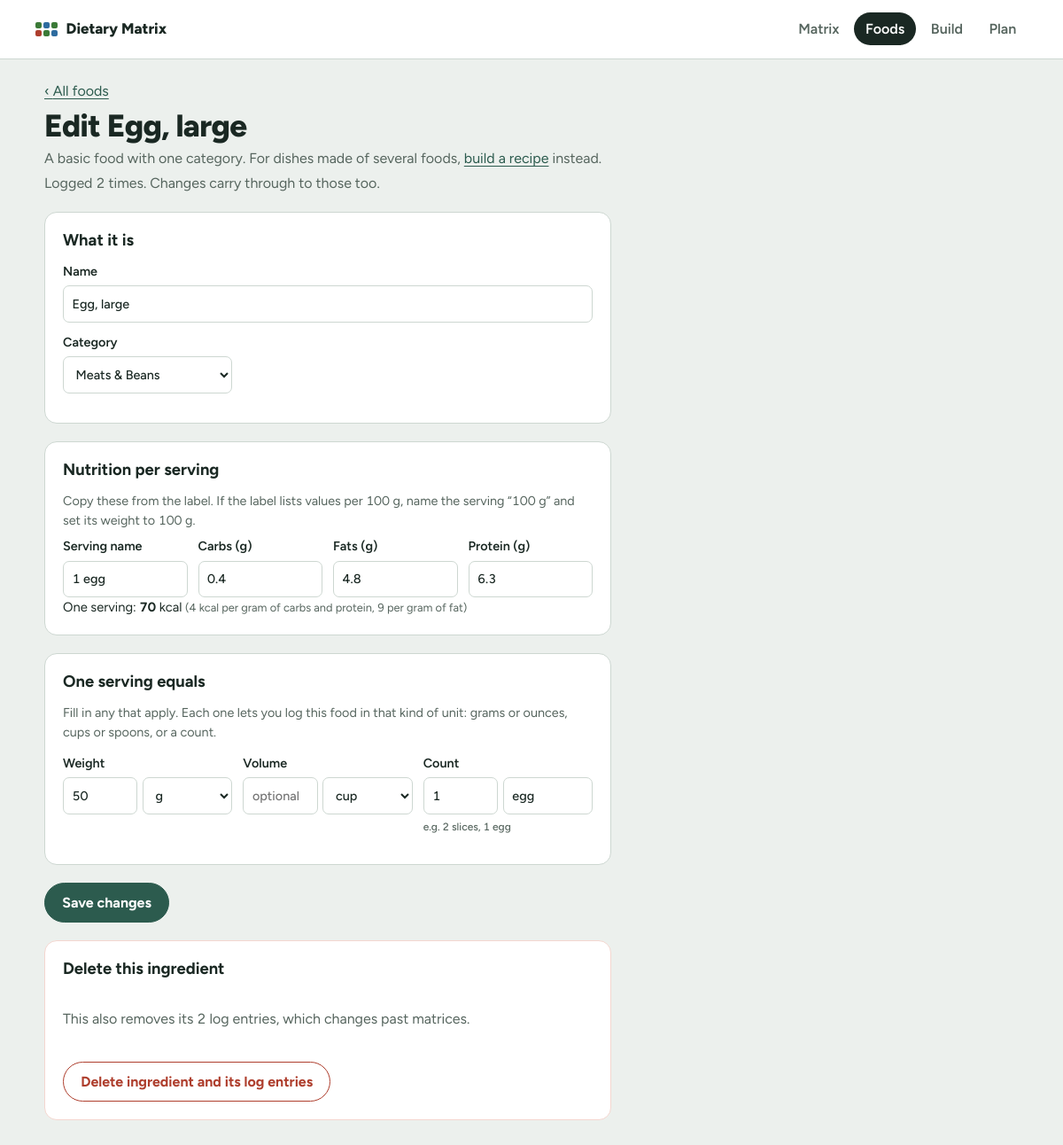
/foods/3/edit, run on the app's committed database.
### tables this page shows
CREATE TABLE foods (
    id        INTEGER PRIMARY KEY AUTOINCREMENT,
    name      TEXT NOT NULL UNIQUE COLLATE NOCASE,
    category  TEXT NOT NULL,
    serving   TEXT NOT NULL DEFAULT '1 serving',
    carbs_g   REAL NOT NULL DEFAULT 0,
    fat_g     REAL NOT NULL DEFAULT 0,
    protein_g REAL NOT NULL DEFAULT 0
, kind TEXT NOT NULL DEFAULT 'ingredient', serving_g REAL, serving_ml REAL, serving_each REAL, each_label TEXT, yield_servings REAL, batch_g REAL, batch_ml REAL, batch_each REAL);

### app.py (the view, shortened to what this page needs)
@app.route("/foods/<int:food_id>/edit", methods=["GET", "POST"])
def edit_food(food_id):
    lib = get_library()
    food = lib.foods.get(food_id)
    if not food:
        flash("That food no longer exists.", "error")
        return redirect(url_for("foods"))
    kind = food["kind"]
    values = recipe_values(food, lib) if kind == "recipe" else ingredient_values(food)
    return render_food_form(kind, values, food)

### app.py (called while the page is built, shortened)
def get_db():
    if "db" not in g:
        g.db = sqlite3.connect(DB_PATH)
        g.db.row_factory = sqlite3.Row
        g.db.execute("PRAGMA foreign_keys = ON")
    return g.db

def get_library():
    if "lib" not in g:
        g.lib = Library(get_db())
    return g.lib

@app.context_processor
def inject_globals():
    return {"CATEGORIES": CATEGORIES, "ALL_CATEGORIES": ALL_CATEGORIES,
            "EXTRA_CATEGORY": EXTRA_CATEGORY, "MACROS": MACROS,
            "MACRO_LABELS": MACRO_LABELS, "MEALS": MEALS, "UNITS": UNITS,
            "WEIGHT_UNITS": WEIGHT_UNITS, "VOLUME_UNITS": VOLUME_UNITS}

def blank_ingredient():
    return {"name": "", "category": CATEGORIES[0], "serving": "", "carbs": "", "fat": "",
            "protein": "", "weight": "", "weight_unit": "g", "volume": "", "volume_unit": "cup",
            "count": "", "each_label": ""}

def ingredient_values(f):
    v = blank_ingredient()
    v.update(name=f["name"], category=f["category"], serving=f["serving"],
             **{m: f"{f[m + '_g']:g}" for m in MACROS})
    if f["serving_g"]:
        v["weight"] = f"{round(f['serving_g'], 2):g}"
    if f["serving_ml"]:
        q, u = nice_volume(f["serving_ml"])
        v["volume"], v["volume_unit"] = f"{q:g}", u
    if f["serving_each"]:
        v["count"] = f"{f['serving_each']:g}"
    v["each_label"] = f["each_label"] or ""
    return v

def render_food_form(kind, values, food=None):
    lib = get_library()
    ctx = {"values": values, "food": food, "back": request.values.get("back", ""),
           "view": {k: request.values.get(k) or request.values.get(f"v_{k}") or ""
                    for k in ("scope", "day", "meal")}}
    if food:
        ctx["uses"] = get_db().execute("SELECT COUNT(*) FROM log WHERE food_id = ?",
                                       (food["id"],)).fetchone()[0]
        ctx["used_in"] = lib.used_in(food["id"])
    return render_template("ingredient_form.html", **ctx)

    def used_in(self, fid):
        return sorted({self.foods[r]["name"] for r, comps in self.components.items()
                       for c in comps if c["child_id"] == fid and r in self.foods})

### templates/ingredient_form.html (shortened to what this page needs)
{% extends "base.html" %}
{% from "_macros.html" import measure, return_fields with context %}
{% block content %}
<div class="page-head">
  <p><a href="{{ url_for('matrix', **view) if back == 'matrix' else url_for('foods') }}">‹ {{ 'Back to the matrix' if back == 'matrix' else 'All foods' }}</a></p>
  <h1>{{ 'Edit ' ~ food.name if food else 'New ingredient' }}</h1>
  <p class="note">A basic food with one category. For dishes made of several foods, <a href="{{ url_for('new_food', kind='recipe', back=back, **view) }}">build a recipe</a> instead.</p>
  {% if food and (uses or used_in) %}
  <p class="note">{% if uses %}Logged {{ uses }} time{{ 's' if uses != 1 }}. {% endif %}{% if used_in %}Used in {{ used_in|join(', ') }}. {% endif %}Changes carry through to those too.</p>
  {% endif %}
</div>
<form class="narrow" method="post" data-kcal-form>
  <div class="card">
    <h2>What it is</h2>
    <div class="row-2">
      <label class="span-2">Name
        <input type="text" name="name" value="{{ values.name }}" placeholder="e.g. Cheddar cheese" autocomplete="off" required>
      </label>
      <label>Category
        <select name="category">
          {% for c in ALL_CATEGORIES %}<option {% if values.category == c %}selected{% endif %}>{{ c }}</option>{% endfor %}
        </select>
      </label>
    </div>
  </div>
  <div class="card">
    <h2>Nutrition per serving</h2>
    <p class="hint">Copy these from the label. If the label lists values per 100 g, name the serving “100 g” and set its weight to 100 g.</p>
    <div class="row-4">
      <label>Serving name
        <input type="text" name="serving" value="{{ values.serving }}" placeholder="e.g. 1 slice">
      </label>
      {% for m in MACROS %}
      <label>{{ MACRO_LABELS[m] }} (g)
        <input type="number" name="{{ m }}" data-macro="{{ m }}" min="0" step="0.1" inputmode="decimal" value="{{ values[m] }}" placeholder="0">
      </label>
      {% endfor %}
    </div>
    <p class="kcal-preview">One serving: <strong data-kcal-out>0</strong> kcal
      <span class="hint">(4 kcal per gram of carbs and protein, 9 per gram of fat)</span></p>
  </div>
  <div class="card">
    <h2>One serving equals</h2>
    <p class="hint">Fill in any that apply. Each one lets you log this food in that kind of unit: grams or ounces, cups or spoons, or a count.</p>
    <div class="row-3">
      {{ measure('Weight', 'weight', WEIGHT_UNITS, values) }}
      {{ measure('Volume', 'volume', VOLUME_UNITS, values) }}
      <label>Count
        <span class="measure">
          <input type="text" name="count" value="{{ values.count }}" inputmode="decimal" placeholder="optional" autocomplete="off">
          <input type="text" name="each_label" value="{{ values.each_label }}" placeholder="slice" aria-label="What one piece is called" autocomplete="off">
        </span>
        <small>e.g. 2 slices, 1 egg</small>
      </label>
    </div>
  </div>
  <div class="form-actions">
    <button class="primary">{{ 'Save changes' if food else 'Add ingredient' }}</button>
  </div>
</form>
{% if food %}
<form class="narrow card danger" method="post" action="{{ url_for('delete_food', food_id=food.id) }}"
      data-confirm="Delete {{ food.name }}{% if uses %} and its {{ uses }} log entr{{ 'ies' if uses != 1 else 'y' }}{% endif %}?">
  <h2>Delete this ingredient</h2>
  {% if used_in %}
    <p>It's part of {{ used_in|join(', ') }}. Take it out of {{ 'that recipe' if used_in|length == 1 else 'those recipes' }} before deleting it.</p>
  {% elif uses %}
    <p>This also removes its {{ uses }} log entr{{ 'ies' if uses != 1 else 'y' }}, which changes past matrices.</p>
    <button class="danger-btn">Delete ingredient and its log entries</button>
  {% else %}
    <button class="danger-btn">Delete ingredient</button>
  {% endif %}
</form>
{% endif %}
{% endblock %}

### static/style.css (style rules this page uses)
:root { --bg: #ECF0ED; --surface: #FFFFFF; --ink: #1A2823; --muted: #56655E; --line: #CDD7D1; --accent: #2C5B4E; --accent-ink: #FFFFFF; --under: #2D6B9F; --under-tint: #D6E5F2; --on: #3B7A37; --on-tint: #D5EBCF; --over: #AE3E2D; --over-tint: #F4D6CF; --cat-meat: #8A4B3C; --cat-grain: #9A7420; --cat-fruit: #A0386A; --cat-veg: #3B7A37; --cat-extra: #5A6A86; --r-lg: 14px; --r-sm: 7px; --font: "Figtree", ui-sans-serif, system-ui, -apple-system, "Segoe UI", Roboto, sans-serif; color-scheme: light; }
* { box-sizing: border-box; }
html { -webkit-text-size-adjust: 100%; }
body { margin: 0; background: var(--bg); color: var(--ink); font-family: var(--font); font-size: 16px; line-height: 1.5; font-variant-numeric: tabular-nums; }
a { color: var(--accent); text-underline-offset: 3px; }
h1, h2, h3, h4 { line-height: 1.2; margin: 0; }
h1 { font-size: clamp(1.6rem, 3vw, 2.2rem); font-weight: 800; letter-spacing: -0.02em; }
h2 { font-size: 1.15rem; font-weight: 700; }
small, .hint, .note { color: var(--muted); }
.note { margin: .25rem 0 0; }
.hint { font-size: .9rem; margin: .5rem 0; }
.card { background: var(--surface); border: 1px solid var(--line); border-radius: var(--r-lg); padding: 1.25rem; }
.card h2 { margin-bottom: .85rem; }
label { display: grid; align-content: start; gap: .3rem; font-weight: 600; font-size: .9rem; }
label small { font-weight: 500; }
input, select { font: inherit; font-weight: 500; color: var(--ink); background: var(--surface); border: 1px solid var(--line); border-radius: var(--r-sm); padding: .5rem .6rem; width: 100%; min-width: 0; min-height: 2.6rem; line-height: 1.4; }
button { font: inherit; font-weight: 700; border-radius: 999px; padding: .6rem 1.2rem; cursor: pointer; border: 1px solid var(--ink); background: transparent; color: var(--ink); }
button.primary { background: var(--accent); border-color: var(--accent); color: var(--accent-ink); }
.danger-btn { border-color: var(--over); color: var(--over); justify-self: start; }
.row-3 { display: grid; grid-template-columns: repeat(auto-fit, minmax(150px, 1fr)); gap: .75rem; margin: .85rem 0; }
.row-4 { display: grid; grid-template-columns: repeat(auto-fit, minmax(120px, 1fr)); gap: .75rem; }
.kcal-preview { grid-column: 1 / -1; margin: 0; font-size: .92rem; }
.kcal-preview .hint { font-size: .8rem; }
.page-head { margin-bottom: 1.25rem; }
.page-head p:first-child { margin: 0 0 .4rem; }
.narrow { max-width: 640px; display: grid; gap: 1.25rem; }
.card.danger { border-color: var(--over-tint); }
.card.danger p { margin-top: 0; color: var(--muted); }
.form-actions { display: flex; gap: 1rem; }
.row-2 { display: grid; grid-template-columns: repeat(auto-fit, minmax(160px, 1fr)); gap: .75rem; margin: .85rem 0; }
.row-2 .span-2 { grid-column: 1 / -1; }
.measure { display: grid; grid-template-columns: minmax(0, 1fr) minmax(0, 1.2fr); gap: .35rem; }
.card + .card { margin-top: 1.25rem; }
.narrow.card { margin-top: 1.25rem; }
form.narrow > .card + .card { margin-top: 0; }

### data on the page
foods: name "Edit Egg, large", name "Egg, large", category "Meats & Beans", serving "1 egg", each_label "egg"

### other printed values
{{ 'Back to the matrix' if back == 'matrix' else 'All foods' }} "All foods"
{{ uses }} "2"
{{ 's' if uses != 1 }} "s"
{{ MACRO_LABELS[m] }} "Carbs" "Fats" "Protein"
{{ label }} "Weight Volume"
{{ 'Save changes' if food else 'Add ingredient' }} "Save changes"
{{ 'ies' if uses != 1 else 'y' }} "ies"
form field weight_unit "g"
form field volume_unit "cup"
